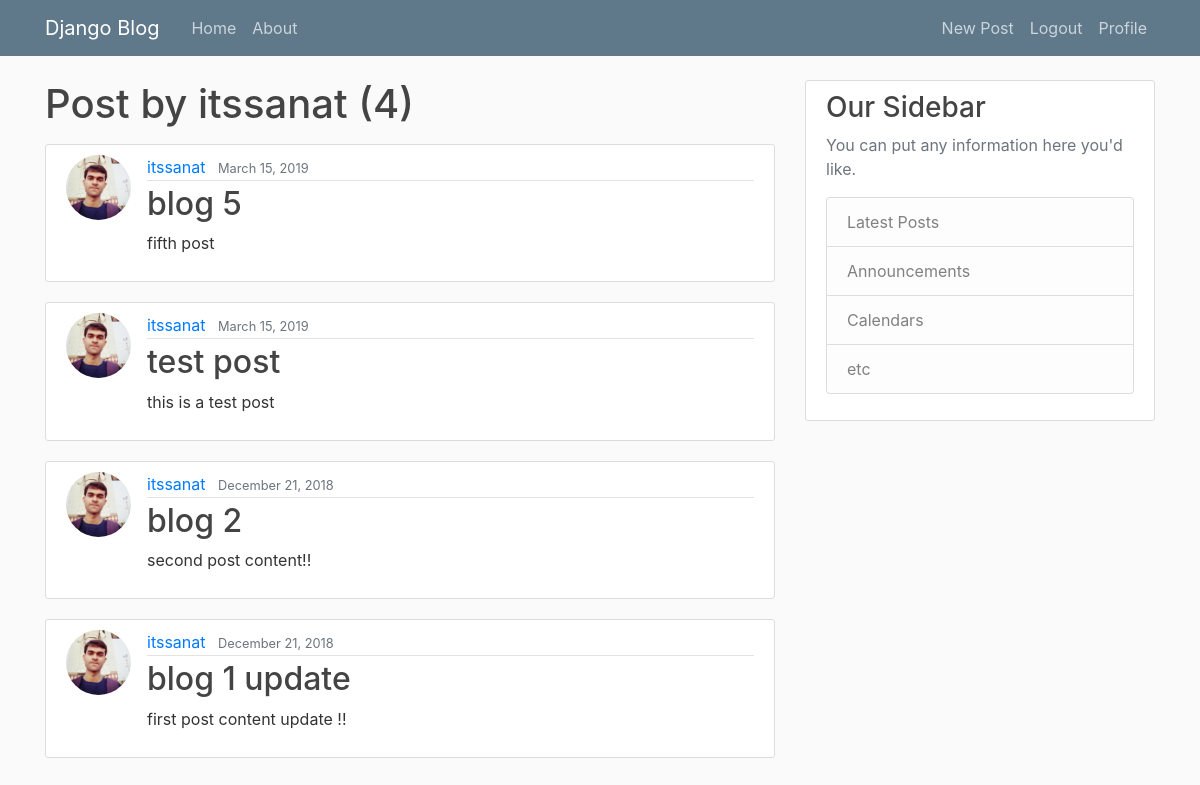
/user/itssanat (signed in), run on the app's committed database.
### blog/models.py (models this page shows, shortened)
class Post(models.Model):
    title = models.CharField(max_length=100)
    content = models.TextField()
    date_posted = models.DateTimeField(default=timezone.now)
    author = models.ForeignKey(User, on_delete=models.CASCADE)

### users/models.py (models this page shows, shortened)
class profile(models.Model):
    user = models.OneToOneField(User,on_delete=models.CASCADE)
    image = models.ImageField(default="default.jpg" , upload_to='profile_pics')

### blog/views.py (the view)
# urls.py: path('user/<str:username>', UserPostListView.as_view(), name='user-posts'),
class UserPostListView(ListView):
    model = Post
    template_name = 'blog/user_posts.html'
    context_object_name = 'posts'
    paginate_by = 5
    def get_queryset(self):
        user = get_object_or_404(User , username=self.kwargs.get('username'))
        return Post.objects.filter(author=user).order_by('-date_posted')

### blog/templates/blog/user_posts.html (shortened to what this page needs)
{% extends 'blog/base.html' %}
{% block content %}
    <h1 class="mb-3" >Post by {{view.kwargs.username}} ({{page_obj.paginator.count}})</h1>
    {% for post in posts %}
        <article class="media content-section">
            <img class="rounded-circle article-img" src="{{ post.author.profile.image.url }}">
            <div class="media-body">
                <div class="article-metadata">
                    <a class="mr-2" href="{% url 'user-posts' post.author.username %}">{{ post.author }}</a>
                    <small class="text-muted">{{ post.date_posted|date:"F d, Y" }}</small>
                </div>
                <h2><a class="article-title" href="{% url 'post-detail' post.id%}">{{ post.title }}</a></h2>
                <p class="article-content">{{ post.content }}</p>
            </div>
        </article>
    {% endfor %}
{% endblock content %}

### blog/static/blog/main.css (style rules this page uses)
body { background: #fafafa; color: #333333; margin-top: 5rem; }
h1, h2, h3, h4, h5, h6 { color: #444444; }
.content-section { background: #ffffff; padding: 10px 20px; border: 1px solid #dddddd; border-radius: 3px; margin-bottom: 20px; }
.article-title { color: #444444; }
.article-content { white-space: pre-line; }
.article-img { height: 65px; width: 65px; margin-right: 16px; }
.article-metadata { padding-bottom: 1px; margin-bottom: 4px; border-bottom: 1px solid #e3e3e3 }

### data on the page
Post: author.profile.image (picture), author "itssanat", date_posted "March 15, 2019", title "blog 5", content "fifth post"
Post: author.profile.image (picture), author "itssanat", date_posted "March 15, 2019", title "test post", content "this is a test post"
Post: author.profile.image (picture), author "itssanat", date_posted "December 21, 2018", title "blog 2", content "second post content!!"
Post: author.profile.image (picture), author "itssanat", date_posted "December 21, 2018", title "blog 1 update", content "first post content update !!"

### other printed values
{{ view.kwargs.username }} "itssanat"
{{ page_obj.paginator.count }} "4"
